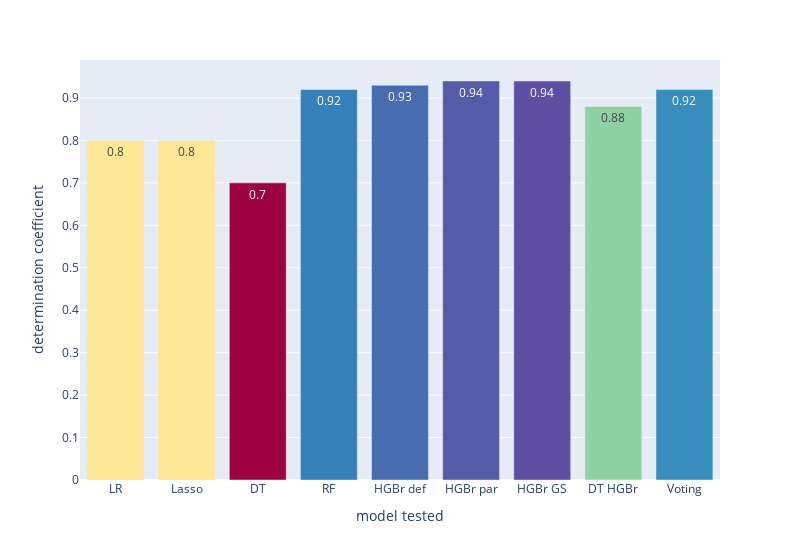

Notebook source saved alongside this figure:
### Code cell
ps = px.bar(x="simplified_name", y = "r2_round", data_frame=score_model,
             labels={"simplified_name":"model tested", "r2_round":"determination coefficient"},
             hover_data=['r2_score'], color='r2_score', color_continuous_scale='Spectral',
             text_auto=True, width=800)
ps.update_coloraxes(showscale=False)
ps.update(layout_showlegend=False)
ps.show()

### Figure 1 — Plotly figure (JSON) as saved in the notebook; plotly's stock layout.template omitted (floating-point values rounded to 4 significant figures)
{"data": [{"alignmentgroup": "True", "customdata": [[0.8012], [0.802], [0.6969], [0.9219], [0.9307], [0.9381], [0.9436], [0.88], [0.9167]], "hovertemplate": "model tested=%{x}<br>determination coefficient=%{y}<br>r2_score=%{marker.color}<extra></extra>", "legendgroup": "", "marker": {"color": [0.8012, 0.802, 0.6969, 0.9219, 0.9307, 0.9381, 0.9436, 0.88, 0.9167], "coloraxis": "coloraxis", "pattern": {"shape": ""}}, "name": "", "offsetgroup": "", "orientation": "v", "showlegend": false, "textposition": "auto", "texttemplate": "%{y}", "type": "bar", "x": ["LR", "Lasso", "DT", "RF", "HGBr def", "HGBr par", "HGBr GS", "DT HGBr", "Voting"], "xaxis": "x", "y": [0.8, 0.8, 0.7, 0.92, 0.93, 0.94, 0.94, 0.88, 0.92], "yaxis": "y"}], "layout": {"barmode": "relative", "coloraxis": {"colorbar": {"title": {"text": "r2_score"}}, "colorscale": [[0, "rgb(158,1,66)"], [0.1, "rgb(213,62,79)"], [0.2, "rgb(244,109,67)"], [0.3, "rgb(253,174,97)"], [0.4, "rgb(254,224,139)"], [0.5, "rgb(255,255,191)"], [0.6, "rgb(230,245,152)"], [0.7, "rgb(171,221,164)"], [0.8, "rgb(102,194,165)"], [0.9, "rgb(50,136,189)"], [1, "rgb(94,79,162)"]], "showscale": false}, "legend": {"tracegroupgap": 0}, "margin": {"t": 60}, "showlegend": false, "width": 800, "xaxis": {"anchor": "y", "domain": [0, 1], "title": {"text": "model tested"}}, "yaxis": {"anchor": "x", "domain": [0, 1], "title": {"text": "determination coefficient"}}}}
